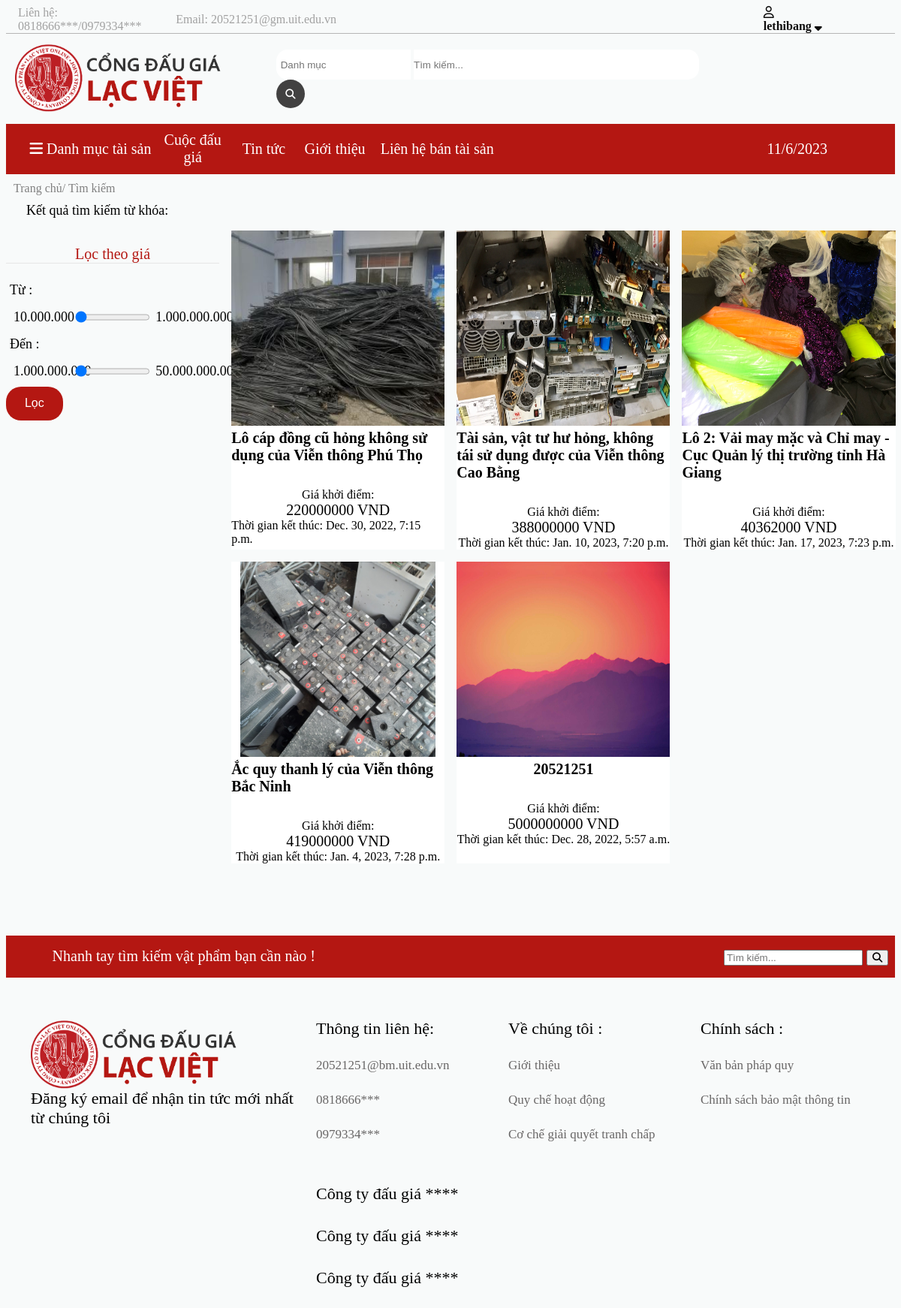
Screenshot of /Search/Tài sản thanh lý/ (signed in) with the database file from the repository.
### core/models.py (models this page shows, shortened)
class Goods(models.Model):
    id = models.UUIDField(primary_key=True, default=uuid.uuid4)
    user = models.CharField(max_length=100, default='admin')
    bio = models.TextField(blank=True)
    image = models.ImageField(upload_to='Goods_images', default='bua4.jpg')
    startingdate = models.DateTimeField(default=datetime.now)
    endingdate = models.DateTimeField(default=datetime.now)
    type = models.CharField(default='Khác', max_length=100)
    price = models.IntegerField(default='20000000')
    diachi = models.CharField(max_length=1000, default='Địa chỉ xem tài sản')
    time = models.CharField(max_length=1000, default='Thời gian xem tài sản')
    name = models.CharField(max_length=300, default='Tên tài sản')
    price_now = models.IntegerField(default='20000000')
    owner = models.CharField(max_length=100, default='Nguyễn Văn A')
    status = models.CharField(max_length=100, default='Đang giao dịch')

### core/views.py (the view)
# urls.py: path('Search/<str:types>/', views.searchtype_view, name='Searchtypes'),
@ login_required(login_url='Signin')
def searchtype_view(request, types):
    goods_list = Goods.objects.filter(type__icontains=types)
    return render(request, 'Search.html', {'goods_list': goods_list})

### templates/Search.html (shortened to what this page needs)
<!DOCTYPE html>
<html lang="en">
<head>
    {% load static %}
</head>
<body>
    <div class="header">
        <div class="header_item1">
            <div>Liên hệ: 0818666***/0979334***</div>
            <div>Email: 20521251@gm.uit.edu.vn </div>
            {% if user.username %}
            <div class="dropdown">
                <span><i class="fa-regular fa-user"></i> <b>{{user.username}}</b> <i
                        class="fa-solid fa-sort-down"></i></span>
            </div>
            {% else %}
            <a style="color: rgb(161, 161, 161)" href="/Signin">Đăng nhập</a>
            <a style="color: rgb(161, 161, 161)" href="/Signup">Đăng ký</a>
            {% endif %}
        </div>
        <div class="header_item2">
            <a href="/"><img style="width: 350px;" src="{% static 'image/logoLacViet.png'%}" alt=""></a>
            <div class="form">
                <form action="/Search/" method="POST">
                    <input class="input1" list="types" name="types" placeholder=" Danh mục">
                    <input class="input2" type="text" id="searched" name="searched" placeholder="Tìm kiếm...">
                    <button><i class="fa-solid fa-magnifying-glass"></i></button>
                </form>
            </div>
        </div>
        <div class="header_item3">
            <nav role="navigation" class="primary-navigation">
                <li>
                    <a style="color:white;"><i class="fa-solid fa-bars"></i> Danh mục tài sản</a>
                </li>
            </nav>
            <form action="/Search/" method="POST">
                <button class="but1">
                    <a class="a1">Cuộc đấu giá</a></button>
            </form>
            <a class="a1" href="/Information">Tin tức</a>
            <a class="a1" href="/Information">Giới thiệu</a>
            <a class="a1" href="/Lienhe">Liên hệ bán tài sản</a>
            <p id="current_date"></p>
        </div>
    </div>
    <div style="padding: 10px;">
        <a style="color: gray;" href="/Auction">Trang chủ/</a>
        <a style="color: gray;" href="/Search"> Tìm kiếm</a>
    </div>
    <div style="font-size: 18px; padding-left: 3ch;">
        Kết quả tìm kiếm từ khóa: {{searched}}
    </div>
    <div class="main1">
        <div class="gird-container">
            <div class="Loc" style="grid-row: 1/9;">
                <p>Lọc theo giá</p>
                <form action="">
                    <div>Từ :</div>
                    <div>
                        <div> 10.000.000</div>
                        <input type="range" min="10000000" max="1000000000" value="10000000">
                        <div> 1.000.000.000</div>
                    </div>
                    <div>Đến :</div>
                    <div>
                        <div> 1.000.000.000</div>
                        <input type="range" max="500000000000" min="1000000000" value="1000000000">
                        <div> 50.000.000.000</div>
                    </div>
                    <button>Lọc</button>
                </form>
            </div>
            {%if goods_list %}
            {% for goods in goods_list|slice:"0:12" %}
            <div class="TinTuc">
                <a href="/Goods/{{goods.id}}"><img src="{{goods.image.url}}" alt=""></a>
                <a href="/Goods/{{goods.id}}">{{goods.name}}</a>
                <div>Giá khởi điểm:</div>
                <span style="font-size: 20px;">{{goods.price}} VND</span>
                <div>Thời gian kết thúc: {{goods.endingdate}}</div>
            </div>
            {% endfor %}
            {%endif%}
        </div>
    </div>
    <div class="timkiem">
        <div>Nhanh tay tìm kiếm vật phẩm bạn cần nào !</div>
        <form action="/Search/" method="POST">
            <input type="text" id="searched" name="searched" placeholder="Tìm kiếm...">
            <button><i class="fa-solid fa-magnifying-glass"></i></button>
        </form>
    </div>
    <div class="main4">
        <div style="display:flex;flex-direction:column">
            <img style="width: 350px;" src="{% static 'image/logoLacViet.png'%}" alt="">
            Đăng ký email để nhận tin tức mới nhất từ chúng tôi
        </div>
        <div style="display:flex;flex-direction:column">
            Thông tin liên hệ:
            <a class="click">20521251@bm.uit.edu.vn</a>&nbsp;
            <a class="click">0818666***</a>&nbsp;
            <a class="click">0979334***</a>&nbsp;
        </div>
        <div style="display:flex;flex-direction:column">
            Về chúng tôi :
            <a class="click" href="#">Giới thiệu</a>&nbsp;
            <a class="click" href="#">Quy chế hoạt động</a>&nbsp;
            <a class="click" href="#">Cơ chế giải quyết tranh chấp</a>&nbsp;
        </div>
        <div style="display:flex;flex-direction:column">
            Chính sách :
            <a class="click" href="#"> Văn bản pháp quy</a>&nbsp;
            <a class="click" href="#">Chính sách bảo mật thông tin</a>&nbsp;
        </div>
        <div></div>
        <div>Công ty đấu giá ****</div>
        <div></div>
        <div></div>
        <div></div>
        <div>Công ty đấu giá ****</div>
        <div></div>
        <div></div>
        <div></div>
        <div>Công ty đấu giá ****</div>
    </div>
</body>
</html>

### templates/Search.html (style rules this page uses)
.but1 { background-color: transparent; border: none; font-family: 'Times New Roman', Times, serif; height: 1.75cm; padding: 0cm; }
.primary-navigation { margin: 0 auto; display: flex; font-size: 20px; height: 100%; }
.primary-navigation li { list-style: none; margin: 0 auto; display: inline-flex; position: relative; text-decoration: none; height: 1.75cm; align-items: center; }
body { background-color: rgb(248, 250, 250); }
.header_item1 { display: grid; grid-template-columns: 18% 67% 7% 8%; align-items: center; padding-left: 2vh; border-color: rgb(182, 181, 181); border-style: hidden hidden solid hidden; border-width: 1px; color: rgb(161, 161, 161); background-color: rgb(248, 250, 250); }
a { list-style: none; color: black; text-decoration: none; }
.header_item2 { display: grid; grid-template-columns: 30% 50%; align-items: center; padding: 1.5ch; background-color: rgb(248, 250, 250); }
.header_item3 { display: grid; grid-template-columns: 2% 15% 8% 8% 8% 15% 24% 6% 6%; align-items: center; justify-items: center; height: 1.75cm; background-color: #b41712; color: white; font-size: 20px; position: relative; }
.a1 { color: white; font-size: 20px; }
.input1 { border-bottom-left-radius: 15px; border-top-left-radius: 15px; border: none; height: 1cm; padding-right: 0%; box-shadow: 10px 10px #e7e6e6 0 0 10px 30px #e7e6e6 30px 0 20px 30px #e7e6e6; }
.input2 { border-bottom-right-radius: 15px; border-top-right-radius: 15px; border: none; height: 1cm; width: 10cm; padding-left: 0%; box-shadow: 50px 10px #111111 0 0 10px 30px #0e0d0d 30px 0 20px 30px #1a1919; }
.form form button { background-color: rgb(66, 65, 65); color: #ffffff; border: none; border-radius: 20px; width: 1cm; height: 1cm; }
.main1 { padding-top: 2ch; }
.gird-container { display: grid; grid-template-columns: 24% 24% 24% 24%; gap: 1em; }
.TinTuc { display: flex; flex-direction: column; align-items: center; background-color: #ffffff; }
.TinTuc>div { background-color: white; }
.TinTuc a { font-size: 20px; font-weight: bolder; }
.TinTuc a img { max-width: 100%; height: 13em; }
.Loc { display: flex; flex-direction: column; }
.Loc p { font-size: 20px; text-align: center; color: #b41712; border-style: hidden hidden solid hidden; border-color: #e7e6e6; border-width: 1px; }
.Loc form div { display: grid; grid-template-columns: 31% 38% 32%; padding: 5px; font-size: 18px; }
.Loc form button { font-size: 16px; color: #ffffff; background-color: #b41712; border: none; height: 1.2cm; width: 2cm; border-radius: 20px; }
.main4 { padding-top: 5ch; padding-bottom: 5ch; padding-left: 3ch; padding-right: 3ch; display: grid; grid-template-columns: 1fr 1fr 1fr 1fr; grid-gap: 30px; border: #686666; border-color: red; font-size: 22px; }
.main4>div>a { font-size: 17px; color: #686666; }
.timkiem { display: grid; grid-template-columns: 40% 40% 20%; align-items: center; justify-items: center; height: 1.5cm; background-color: #b41712; color: white; font-size: 20px; }
.dropdown { position: relative; display: inline-block; color: #0e0d0d; }

### rows the page displays
Goods: image (picture), name "Lô cáp đồng cũ hỏng không sử dụng của Viễn thông Phú Thọ", price "220000000", endingdate "Dec. 30, 2022, 7:15 p.m."
Goods: image (picture), name "Tài sản, vật tư hư hỏng, không tái sử dụng được của Viễn thông Cao Bằng", price "388000000", endingdate "Jan. 10, 2023, 7:20 p.m."
Goods: image (picture), name "Lô 2: Vải may mặc và Chỉ may - Cục Quản lý thị trường tỉnh Hà Giang", price "40362000", endingdate "Jan. 17, 2023, 7:23 p.m."
Goods: image (picture), name "Ắc quy thanh lý của Viễn thông Bắc Ninh", price "419000000", endingdate "Jan. 4, 2023, 7:28 p.m."
Goods: image (picture), name "20521251", price "5000000000", endingdate "Dec. 28, 2022, 5:57 a.m."

### other values shown
{{ user.username }} "lethibang"
